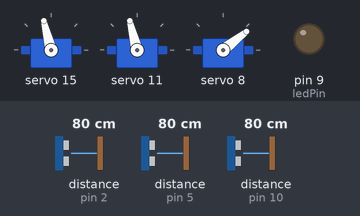
A sketch run on a simulated Arduino Uno, built with avr-gcc and run on an emulated ATmega328P. On the bench: 3 × servo, output pins drawn as LEDs (lit = HIGH). Wiring (inferred from the names in the program): 3 × ultrasonic range finder: trigger pin 3, echo pin 2 / trigger pin 4, echo pin 5 / trigger pin 11, echo pin 10. The inputs (shaded band) are chosen by the test bench; at power-on: distance to the obstacle (sensors on pin 2, pin 5, pin 10) 80 cm. The echo pulse lasts 58.3 µs per cm; pins used as bus, display or sensor lines are not drawn.

Above: at 1.29 s.
1.3 s: distance to the obstacle (sensor on pin 2) set to 74 cm
At 2.54 s:
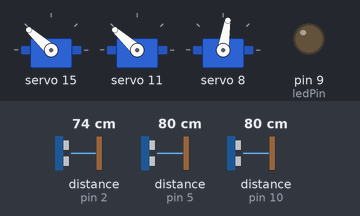
4.3 s: distance to the obstacle (sensor on pin 5) set to 69 cm
At 5.06 s:
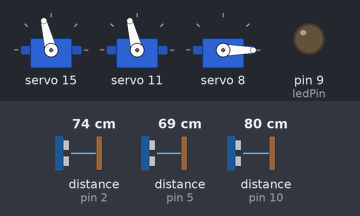
7.3 s: distance to the obstacle (sensor on pin 10) set to 72 cm
10.3 s: distance to the obstacle (sensor on pin 10) set to 64 cm
At 10.46 s:
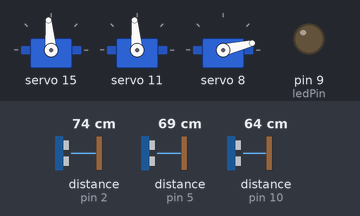
13.3 s: distance to the obstacle (sensor on pin 2) set to 2 cm
At 14.67 s:
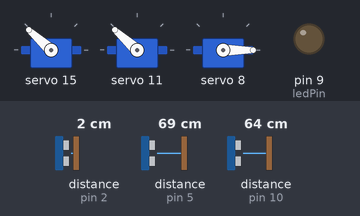
16.3 s: distance to the obstacle (sensor on pin 2) set to 120 cm
At 19.51 s:
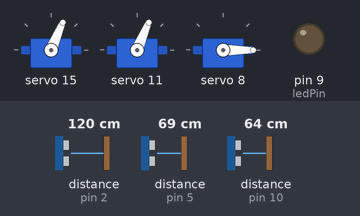
Timing chart, 0 to 20.3 s (numbered marks = the images above; inputs shaded):
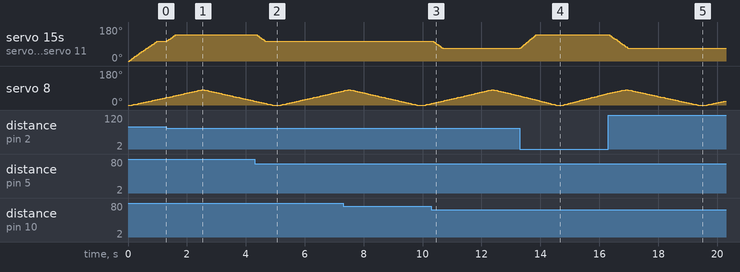

Measured:
- the behaviour switches between 80 and 79 cm on distance to the obstacle (sensor on pin 2) (found by bisection; images 0 and 1)
- the behaviour switches between 75 and 74 cm on distance to the obstacle (sensor on pin 5) (found by bisection; images 1 and 2)
- the behaviour switches between 69 and 68 cm on distance to the obstacle (sensor on pin 10) (found by bisection; images 2 and 3)
- after the input at 1.3 s, servo 15, servo 11: 104° → 138° at once
- after the input at 4.3 s, servo 15, servo 11: 138° → 104° after 0.09 s
- after the input at 10.3 s, servo 15, servo 11: 104° → 67° after 0.08 s
- after the input at 13.3 s, servo 15, servo 11: moves from 67° to 138° over 0.52 s, starting at once
- after the input at 16.3 s, servo 15, servo 11: moves from 138° to 67° over 0.61 s, starting after 0.06 s

The sketch:

Cat-Project.ino
```cpp
#include "HCPCA9685.h"  //For servo controller
#include <cppQueue.h>

/* I2C slave address for the device/module. For the HCMODU0097 the default I2C address is 0x40 */
#define I2CAdd 0x40

boolean machineOn = false;

int trigPin = 4;  // Trigger
int echoPin = 5;  // Echo

int leftTrigPin = 3;  // Trigger
int leftEchoPin = 2;

int rightTrigPin = 11;  // Trigger
int rightEchoPin = 10;

unsigned int eyePos;
unsigned int armPos;

boolean armUp = true;

// Button and LED at buttom of machine
const int buttonPin = 8;  // the number of the pushbutton pin
const int ledPin = 9;     // the number of the LED pin
int buttonState = 0;

// Degrees for rotating eyes
const int leftGoalPos = 300;
const int centerGoalPos = 230;
const int rightGoalPos = 150;
int goalPos;

//Creating arrays that hold values for each sensor
const long ARRAY_SIZE = 3;
int arrPos = 0;
int centerArrPos = 0;
int leftArrPos = 0;
int rightArrPos = 0;
long centerArr[ARRAY_SIZE];
long leftArr[ARRAY_SIZE];
long rightArr[ARRAY_SIZE];

/* Create an instance of the library */
HCPCA9685 HCPCA9685(I2CAdd);

void setup() {
  //Serial Port begin
  Serial.begin(9600);

  //Define inputs and outputs
  pinMode(trigPin, OUTPUT);
  pinMode(echoPin, INPUT);
  pinMode(leftTrigPin, OUTPUT);
  pinMode(leftEchoPin, INPUT);
  pinMode(rightTrigPin, OUTPUT);
  pinMode(rightEchoPin, INPUT);

  HCPCA9685.Init(SERVO_MODE);
  HCPCA9685.Sleep(false);

  pinMode(ledPin, OUTPUT);
  pinMode(buttonPin, INPUT);
}

void loop() {
  // Getting distance at each sensor
  long centerDist = distance(trigPin, echoPin);
  // updateArr(centerArr, centerArrPos, centerDist);
  updateArr(centerArr, centerDist);
  long leftDist = distance(leftTrigPin, leftEchoPin);
  // updateArr(leftArr, leftArrPos, leftDist);
  updateArr(leftArr, leftDist);
  long rightDist = distance(rightTrigPin, rightEchoPin);
  // updateArr(rightArr, rightArrPos, rightDist);
  updateArr(rightArr, rightDist);
  arrPos += 1;
  if (arrPos == ARRAY_SIZE) {
    arrPos = 0;
  }

  // Getting average of each sensor
  long centerAverage = average(centerArr, ARRAY_SIZE);
  long leftAverage = average(leftArr, ARRAY_SIZE);
  long rightAverage = average(rightArr, ARRAY_SIZE);

  // Finding which average is shortest
  long shortest = min(min(centerAverage, rightAverage), leftAverage);
  if (shortest == centerAverage) {
    goalPos = centerGoalPos;
  } else if (shortest == leftAverage) {
    goalPos = leftGoalPos;
  }
  else if (shortest == rightAverage) {
    goalPos = rightGoalPos;
  }

  // Serial.println(show(centerDist));
  // Serial.println(show(leftDist));
  // Serial.println(show(rightDist));
  // Serial.println(arrPos);

  // Serial.print(leftAverage);
  // Serial.print(",");
  // Serial.print(centerAverage);
  // Serial.print(",");
  // Serial.print(rightAverage);
  // Serial.print(",");
  // Serial.print(goalPos);
  // Serial.println("");

  // checkButton();
  // if (machineOn == true) {
    updateEyeGears();

    updateArmGear();
  // }
delay(10);
}

void checkButton() {
  // read the state of the pushbutton value:
  buttonState = digitalRead(buttonPin);

  // check if the pushbutton is pressed. If it is, the buttonState is HIGH:
  if (buttonState == HIGH) {
    // Serial.println("HIGH");
    if (machineOn == true) {
      digitalWrite(ledPin, LOW);
      machineOn = false;
    } else if (machineOn == false) {
      digitalWrite(ledPin, HIGH);  // Turning machine on
      machineOn = true;
    }
  }
  if (buttonState == LOW) {
    // Serial.println("LOW");
  }
}

// Rotating eye gears 10 degrees closer to goal
void updateEyeGears() {
  const int leftServo = 15;
  const int rightServo = 11;
  // Serial.println(goalPos);
  if (eyePos < goalPos) {
    eyePos += 10;
    HCPCA9685.Servo(leftServo, eyePos);
    HCPCA9685.Servo(rightServo, eyePos);
  }
  if (eyePos > goalPos) {
    eyePos -= 10;
    HCPCA9685.Servo(leftServo, eyePos);
    HCPCA9685.Servo(rightServo, eyePos);
  }
  delay(5);
}

//Rotate gear funciton for the constant moving cat arm
void updateArmGear() {
  const int armServo = 8;
  int topAngle = 180;
  int bottomAngle = 0;
  int armSpeed = 3;

  // Serial.print(armPos);
  // Serial.print(",");
  // Serial.print(armUp);
  // Serial.println("");

  if (armUp == true) {
    if (armPos < topAngle) {
      armPos += armSpeed;
      HCPCA9685.Servo(armServo, armPos);
      delay(10);
    } else if (armPos >= topAngle) {
      armUp = false;
    }
  } else if (armUp == false) {
    if (armPos > bottomAngle) {
      armPos -= armSpeed;
      HCPCA9685.Servo(armServo, armPos);
      delay(10);
    } else if (armPos <= topAngle) {
      armUp = true;
    }
  }
}

// Adds new number to array and maintains it's size
void updateArr(long arr[], long value) {
  // Serial.println(arrPos);
  arr[arrPos] = value;
}

// Returns distance of sensor
float distance(int trigger, int echo) {
  digitalWrite(trigger, LOW);
  delayMicroseconds(5);
  digitalWrite(trigger, HIGH);
  delayMicroseconds(10);
  digitalWrite(trigger, LOW);
  pinMode(echo, INPUT);

  long duration = pulseIn(echo, HIGH);

  // Convert the time into a distance
  long cm = (duration / 2) / 29.1;  // Divide by 29.1 or multiply by 0.0343

  // Serial.print(duration);
  // Serial.print(",");
  // Serial.print(cm);
  // Serial.println("");
  return cm;
}

//Returns the average of all the values in the array
long average(long* array, int len) {
  long sum = 0L;  // sum will be larger than an item, long for safety.
  for (int i = 0; i < len; i++)
    sum += array[i];
  return ((long)sum) / len;  // average will be fractional, so float may be appropriate.
}

// Prints out an array (Used for testing/debugging)
long show(long* array) {
  for (int i = 0; i < ARRAY_SIZE; i++) {
    Serial.print(array[i]);
    Serial.print(",");
  }
}


/*
 * created by Rui Santos, https://randomnerdtutorials.com
 *
 * Complete Guide for Ultrasonic Sensor HC-SR04
 *
    Ultrasonic sensor Pins:
        VCC: +5VDC
        Trig : Trigger (INPUT) - Pin11
        Echo: Echo (OUTPUT) - Pin 12
        GND: GND


PCA9685 Servo Driver library downloaded and tutorial found: https://www.electroniclinic.com/pca9685-servo-driver-arduino-circuit-diagram-and-code/#Adding_the_library_to_the_Arduino_IDE
 */
```
